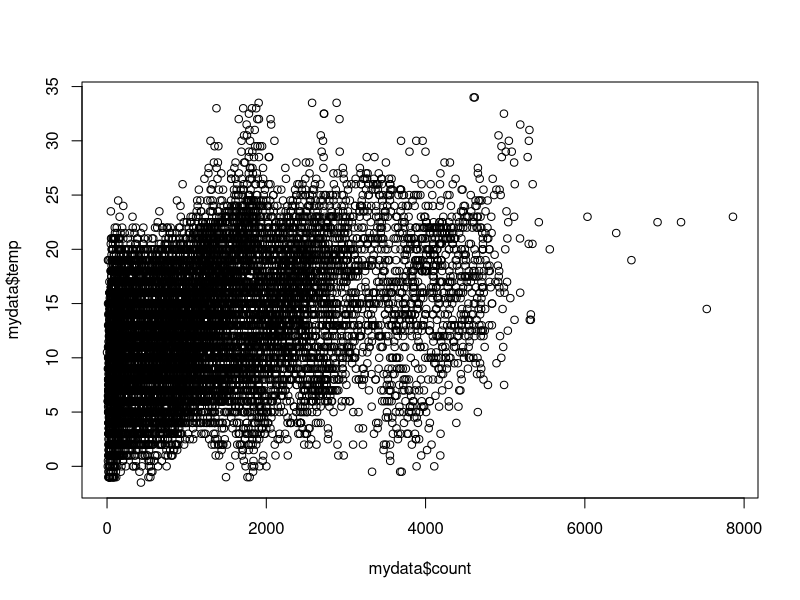
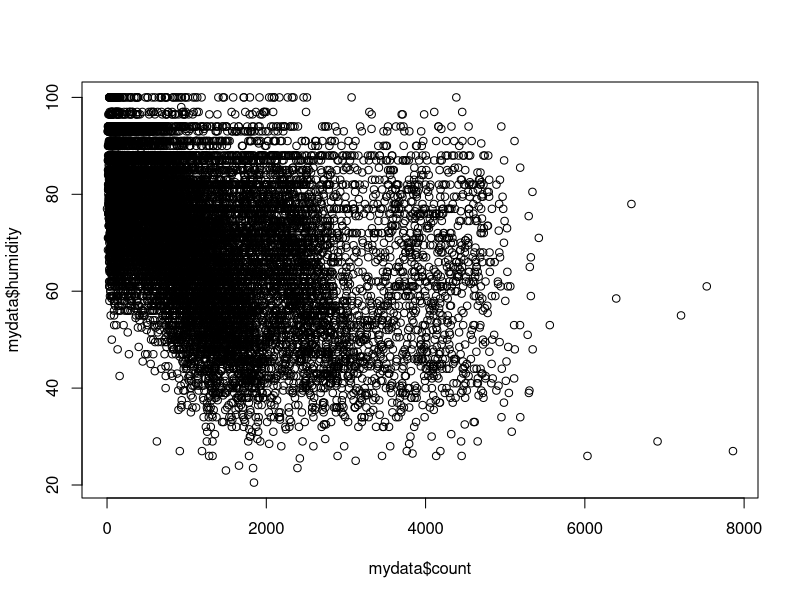
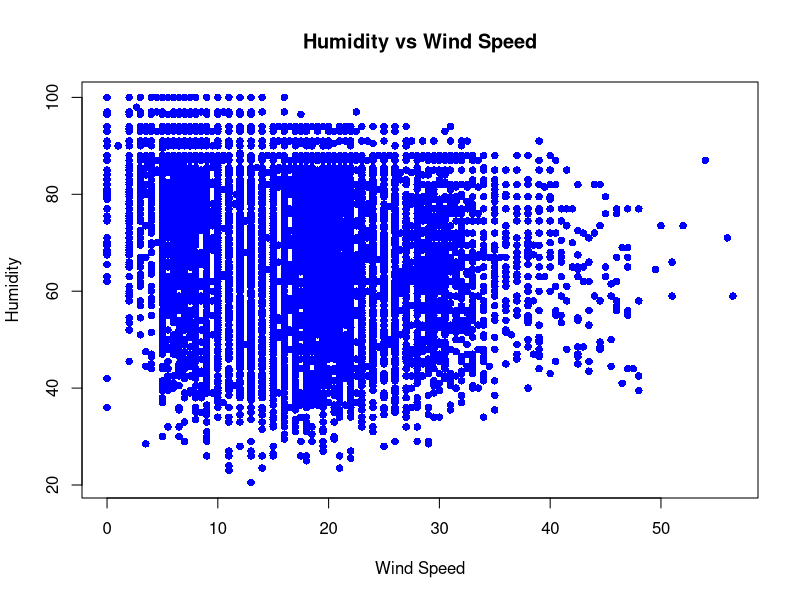
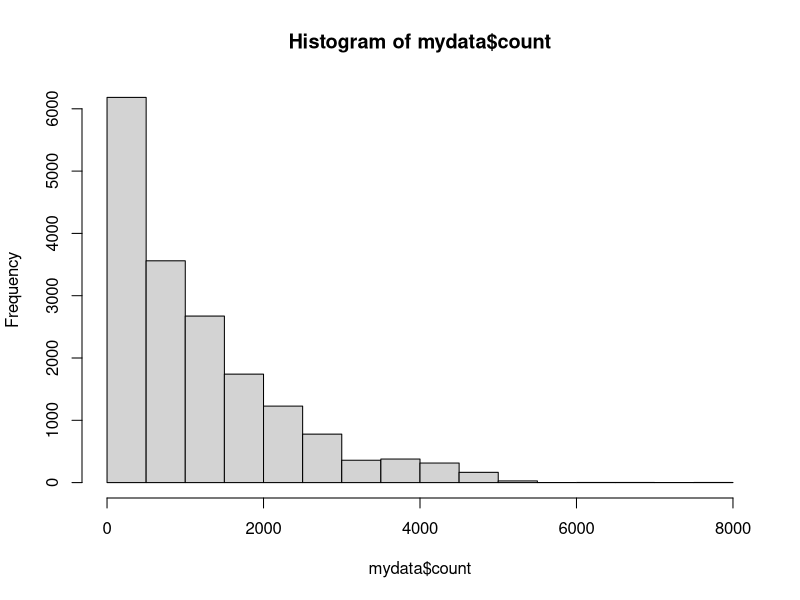
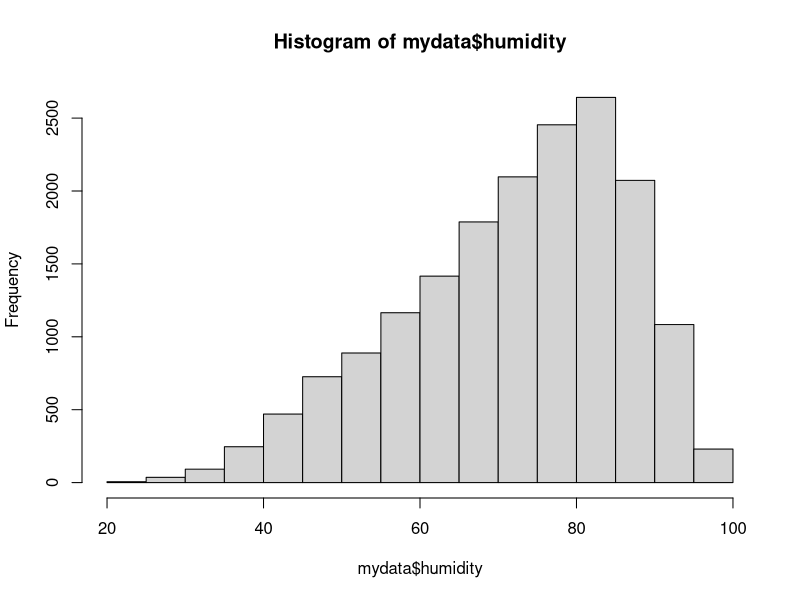
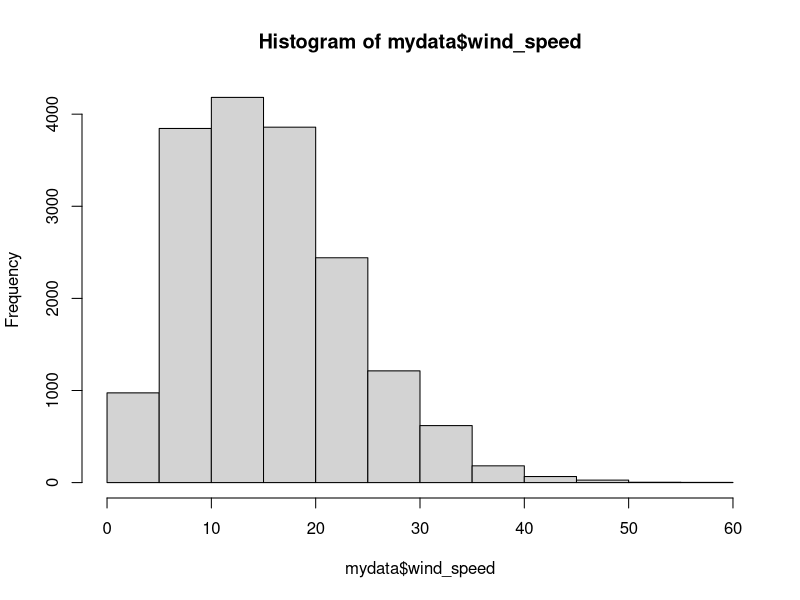
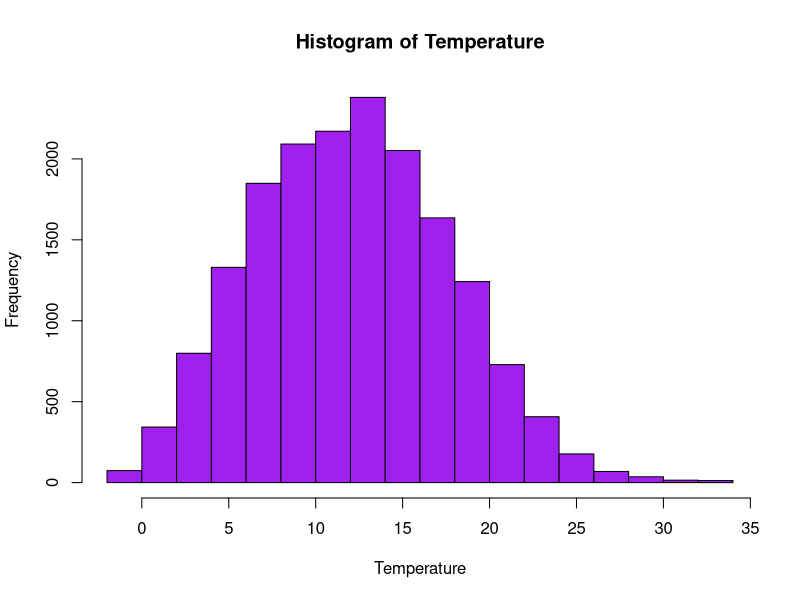
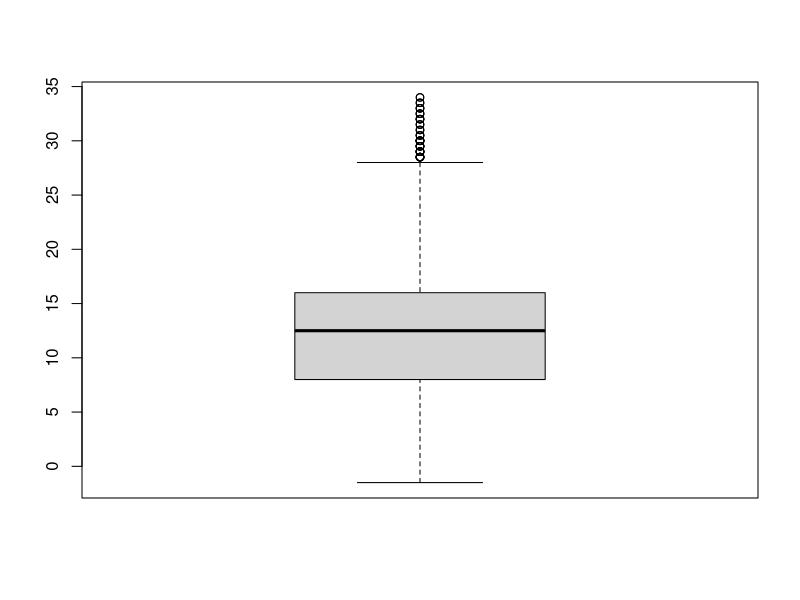

Write R code to recreate these figures, in order.
# Nessasory libraries
library(ggplot2)
library(dplyr)



# First import the data set
londonBike <- read.csv("londonBike.csv")
# Since in this data set x column is not usable 
?select.list
londonBike %>% select(c(-1)) -> mydata
View(mydata)

# First lets underestand of this data set
# we have 
table(mydata$hour)
table(mydata$season)
table(mydata$day)
table(mydata$is_holiday)
table(mydata$weatherCond)


# Lets do some basic graphing
# 1). Scatter plot
plot(mydata$temp ~ mydata$count)
plot(mydata$humidity ~ mydata$count)
plot(mydata$humidity ~ mydata$wind_speed, 
     ylab = "Humidity", xlab = "Wind Speed", main = "Humidity vs Wind Speed",
     col = "blue", pch = 16)

# 2). Histogram
hist(mydata$count)
hist(mydata$humidity)
hist(mydata$wind_speed)
hist(mydata$temp, 
     xlab = "Temperature", main = "Histogram of Temperature", col = "purple")

# 3). Box plot
boxplot(mydata$temp)
boxplot(mydata$humidity)
boxplot(mydata$wind_speed)
boxplot(mydata$count ~ mydata$is_holiday,
       xlab = "Is Holiday", ylab = "Bike count", 
       main = "Bike count based on Holiday or not",
       col = "green", pch = 16)
boxplot(mydata$count ~ mydata$day,
        xlab = "Days", ylab = "Bike count", 
        main = "Bike count based on Days",
        col = "purple", pch = 16)
boxplot(mydata$count ~ mydata$season,
        xlab = "Seasons", ylab = "Bike count", 
        main = "Bike count based on Seasons",
        col = "red", pch = 16)
boxplot(mydata$count ~ mydata$hour,
        xlab = "Hours", ylab = "Bike count", 
        main = "Bike count based on Hours",
        col = "yellow", pch = 16)

# Now we do some more on these graphs by ggplot
ggplot(data = mydata)
ggplot(data = mydata, aes(y = count, x = hour))
ggplot(data = mydata) + geom_boxplot(aes(x=factor(hour), 
                                         y=count, fill=factor(hour)), 
                                     position=position_dodge(1),
                                     show.legend = FALSE) +
                                     ylab("Number of rentals per hour") + 
                                     xlab("Hour of the day")



